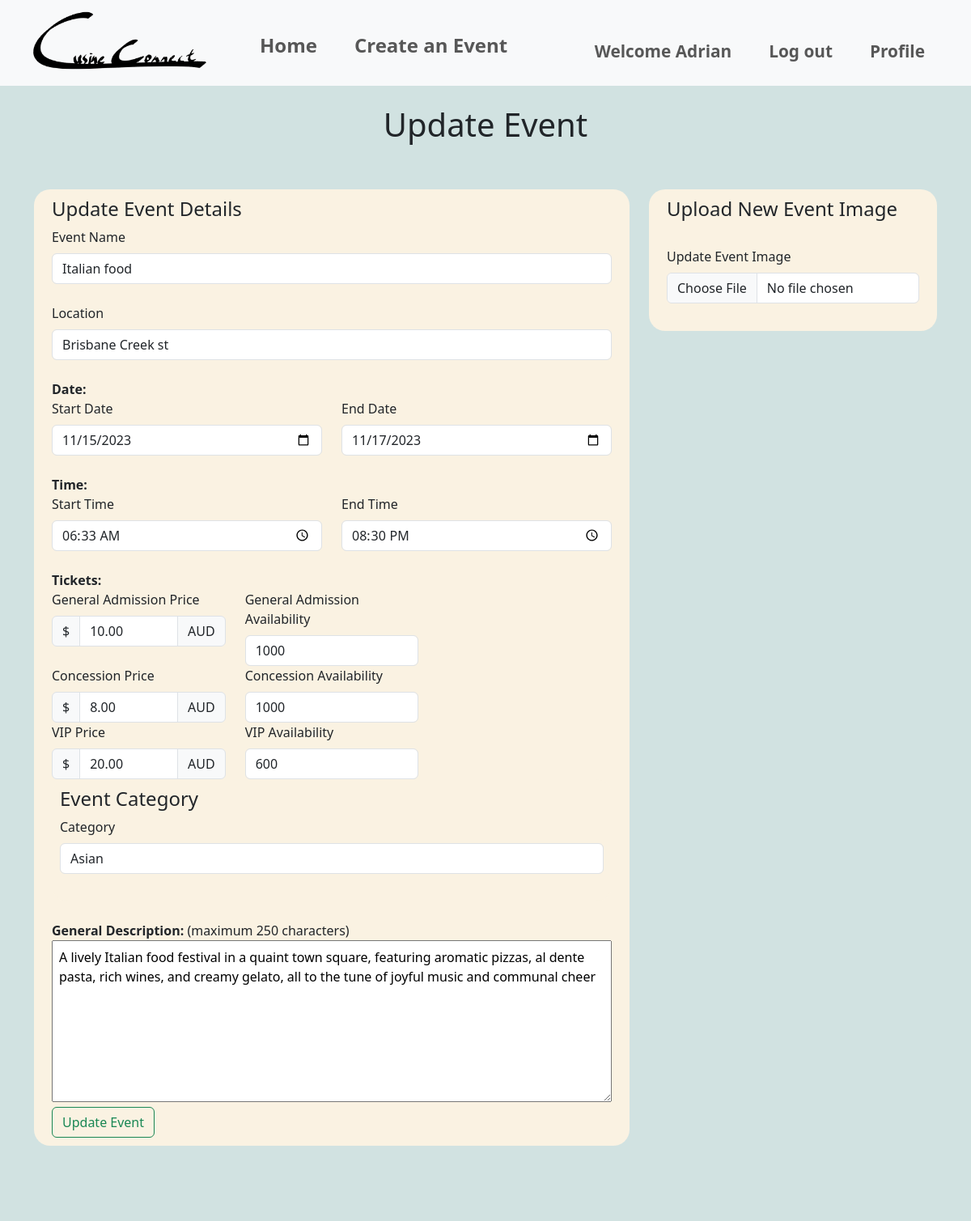
Page /events/update_event/1 (signed in, upper part) on the earlier database version.
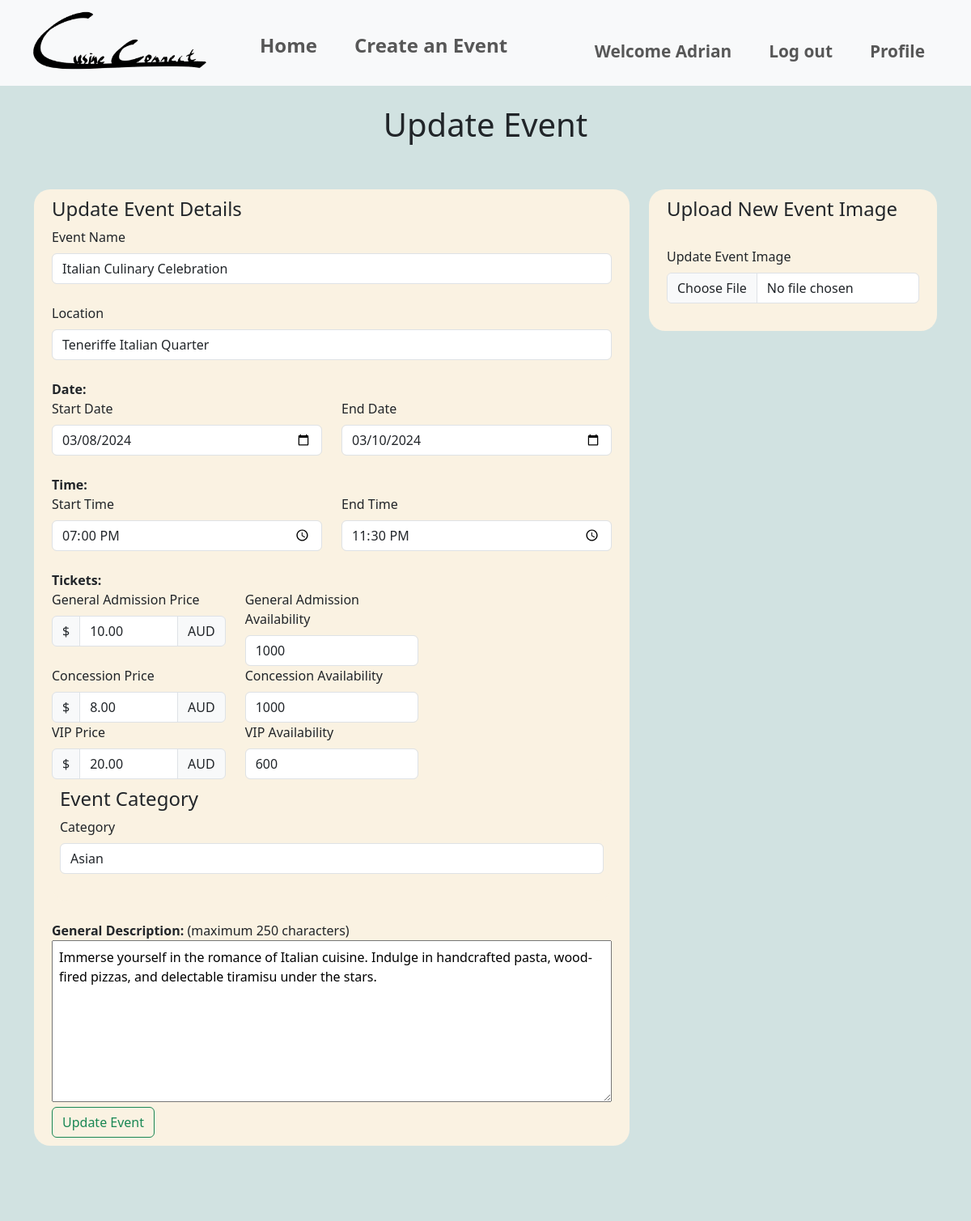
Same page on the later database version.
### website/models.py (models this page shows, shortened)
class User(db.Model, UserMixin):
    __tablename__='users'
    id = db.Column(db.Integer, primary_key=True)
    name = db.Column(db.String(100), index=True, unique=True, nullable=False)
    emailid = db.Column(db.String(100), index=True, nullable=False)
    contactnumber = db.Column(db.Integer)
    address = db.Column(db.String(15), unique=True, index=True, nullable=True)
    password_hash = db.Column(db.String(255), nullable=False)
    comments = db.relationship('Comment', backref='user')

class Event(db.Model):
    __tablename__ = 'events'
    id = db.Column(db.Integer, primary_key=True)
    name = db.Column(db.String(80), nullable=False)
    location = db.Column(db.String(400), nullable=False)
    start_date = db.Column(db.Date, nullable=False)
    end_date = db.Column(db.Date, nullable=False)
    start_time = db.Column(db.Time, nullable=False)
    end_time = db.Column(db.Time, nullable=False)
    ga_price = db.Column(db.Numeric, nullable=False)
    ga_availability = db.Column(db.Integer, nullable=False)
    concession_price = db.Column(db.Numeric, nullable=False)
    concession_availability = db.Column(db.Integer, nullable=False)
    vip_price = db.Column(db.Numeric, nullable=False)
    vip_availability = db.Column(db.Integer, nullable=False)
    description = db.Column(db.Text, nullable=False)
    image = db.Column(db.String(400), nullable=True)
    event_guidelines = db.Column(db.Text, nullable=True)
    terms_conditions = db.Column(db.Text, nullable=True)
    category = db.Column(db.String(80), nullable=True)
    comments = db.relationship('Comment', backref='event')
    user_id = db.Column(db.Integer, db.ForeignKey('users.id'))
    user = db.relationship('User', backref=db.backref('events', lazy=True))
    is_cancelled = db.Column(db.Boolean, default=False)
    event_bookings = db.relationship('Bookings', back_populates='event', lazy=True)

### website/events.py (the view)
@bp.route('/update_event/<int:id>', methods=['GET', 'POST'])
@login_required
def update_event(id):
    event = Event.query.get_or_404(id)
    if event.user_id != current_user.id:
        flash('You do not have permission to edit this event.')
        return redirect(url_for('event.show', id=id))
    form = EventForm(obj=event)  # Pre-populate the form with the event's data
    if form.validate_on_submit():
        event.name = form.name.data
        event.location = form.location.data
        event.start_date = form.start_date.data
        event.end_date = form.end_date.data
        event.start_time = form.start_time.data
        event.end_time = form.end_time.data
        event.ga_price = form.ga_price.data
        event.ga_availability = form.ga_availability.data
        event.concession_price = form.concession_price.data
        event.concession_availability = form.concession_availability.data
        event.vip_price = form.vip_price.data
        event.vip_availability = form.vip_availability.data
        event.description = form.description.data
        if form.image_update.data: # Check if the image file has been updated
            new_image_filename = save_image(form.image_update.data)
            if new_image_filename:
                event.image = new_image_filename
        event.category = form.category.data
        event.event_guidelines = form.event_guidelines.data
        event.terms_conditions = form.terms_conditions.data
        try:
            db.session.commit()
            print("Successful update")
            flash('Event updated successfully.')
            return redirect(url_for('main.index'))
        except Exception as e:
            print("Error updating event:", e)
            db.session.rollback()
            flash('An error occurred. Event update failed.')
    else:
        print(form.errors)
    return render_template('events/updateEvent.html', form=form, event=event)

### website/templates/events/updateEvent.html (shortened to what this page needs)
{% extends 'base.html' %}
{% block header %}
<link rel="stylesheet" href="{{ url_for('static', filename='style/style.css') }}">
{% endblock %}
{% block content %}
<div>
    <div class="heading">
        <h1>Update Event</h1><br><br>
    </div>
    <form method="post" action="{{ url_for('event.update_event', id=event.id) }}" enctype="multipart/form-data" class="container">
        <div class="row">
            <div class="col-sm-8">
                <div class="formLayout">
                    <div class="container">
                        <h4>Update Event Details</h4>
                        {{ form.name.label(class="form-label") }}
                        {{ form.name(class="form-control") }}<br>
                        {{ form.location.label(class="form-label") }}
                        {{ form.location(class="form-control") }}<br>
                        <b>Date:</b><br>
                        <div class="row">
                            <div class="col-sm-6">
                                {{ form.start_date.label(class="form-label") }}
                                {{ form.start_date(class="form-control") }}
                            </div>
                            <div class="col-sm-6">
                                {{ form.end_date.label(class="form-label") }}
                                {{ form.end_date(class="form-control") }}
                            </div>
                        </div><br>
                        <b>Time:</b><br>
                        <div class="row">
                            <div class="col-sm-6">
                                {{ form.start_time.label(class="form-label") }}
                                {{ form.start_time(class="form-control") }}
                            </div>
                            <div class="col-sm-6">
                                {{ form.end_time.label(class="form-label") }}
                                {{ form.end_time(class="form-control") }}
                            </div>
                        </div><br>
                        <b>Tickets:</b><br>
                        <div class="row">
                            <div class="col-sm-4">
                                {{ form.ga_price.label(class="form-label") }}
                                <div class="input-group">
                                    <div class="input-group-text">$</div>
                                    {{ form.ga_price(class="form-control") }}
                                    <div class="input-group-text">AUD</div>
                                </div>
                            </div>
                            <div class="col-sm-4">
                                {{ form.ga_availability.label(class="form-label") }}
                                {{ form.ga_availability(class="form-control") }}
                            </div>
                        </div>
                        <div class="row">
                            <div class="col-sm-4">
                                {{ form.concession_price.label(class="form-label") }}
                                <div class="input-group">
                                    <div class="input-group-text">$</div>
                                    {{ form.concession_price(class="form-control") }}
                                    <div class="input-group-text">AUD</div>
                                </div>
                            </div>
                            <div class="col-sm-4">
                                {{ form.concession_availability.label(class="form-label") }}
                                {{ form.concession_availability(class="form-control") }}
                            </div>
                        </div>
                        <div class="row">
                            <div class="col-sm-4">
                                {{ form.vip_price.label(class="form-label") }}
                                <div class="input-group">
                                    <div class="input-group-text">$</div>
                                    {{ form.vip_price(class="form-control") }}
                                    <div class="input-group-text">AUD</div>
                                </div>
                            </div>
                            <div class="col-sm-4">
                                {{ form.vip_availability.label(class="form-label") }}
                                {{ form.vip_availability(class="form-control") }}
                            </div>
                        </div>
                        <div class="row">
                            <div class="col-sm-12">
                                <div class="formLayout">
                                    <h4>Event Category</h4>
                                    {{ form.category.label(class="form-label") }}
                                    {{ form.category(class="form-control") }}<br>
                                </div>
                            </div>
                        </div><br>
                        <b>General Description:</b> (maximum 250 characters)<br>
                        {{ form.description(class="inputBox", maxlength="250") }}<br>
                        {{ form.update_event(class="btn btn-outline-success", value="Update Event") }}
                    </div>
                </div>
            </div>
            <div class="col-sm-4">
                <div class="formLayout">
                    <div class="container">
                        <h4>Upload New Event Image</h4><br>
                        {{ form.image_update.label(class="form-label") }}
                        {{ form.image_update(class="form-control") }}<br>
                    </div>
                </div>
            </div>
        </div>
    </form>
</div>
<br><br><br><br>
{% endblock %}

### website/templates/base.html (shortened to what this page needs)
<!DOCTYPE html>
<html lang="en">
    <head>
        <link rel="stylesheet" href="{{url_for('static', filename='style/style.css')}}">
        <link href="https://cdn.jsdelivr.net/npm/bootstrap@5.3.1/dist/css/bootstrap.min.css" rel="stylesheet">
    </head>
    <body class="bGColor">
        <nav class="navbar sticky-top navbar-expand-sm bg-light navbar-light justify-content-center">
            <div class="container-fluid">
                    <ul class="navbar-nav">
                        <li><a class="navbar-brand" href = "{{ url_for('main.index') }}"><img src="{{url_for('static', filename='img/logo.png')}}" style="width:240px;height:90px"></a></li>
                        <li class="nav-item" ><a style="font-size: 150%; padding-top: 30px;" class="nav-link" href = "{{ url_for('main.index') }}"><b>Home</b></a></li>
                        <li class="nav-item" ><a style="font-size: 150%; padding-top: 30px;" class="nav-link" href = "{{ url_for('event.create') }}"><b>Create an Event</b></a></li>
                    </ul>
                    <ul class = "navbar-nav navbar-right">
                        {% if current_user.is_authenticated %}
                        <li class="nav-item" ><a style="font-size: 130%; padding-top: 30px;" class="nav-link" href = "#"><b>Welcome {{current_user.name}}</b></a></li>
                        <li class="nav-item" ><a style="font-size: 130%; padding-top: 30px;" class="nav-link" href = "{{ url_for('auth.logout') }}"><b>Log out</b></a></li>
                        {% else %}
                        <li class="nav-item" ><a style="font-size: 130%; padding-top: 30px;" class="nav-link" href = "{{ url_for('auth.login') }}"><b>Log in</b></a></li>
                        <li class="nav-item" ><a style="font-size: 130%; padding-top: 30px;" class="nav-link" href = "{{ url_for('auth.register') }}"><b>Sign up</b></a></li>
                        {% endif %}
                        {% if current_user.is_authenticated %}
                        <li class="nav-item"><a style="font-size: 130%; padding-right: 30px; padding-top: 30px;" class="nav-link" href = "{{ url_for('event.profile') }}"><b>Profile</b></a></li>
                        {% endif %}
                    </ul>
            </div>
        </nav>
        {% block header %}
        {% endblock %}
    {% block content %}
    {% endblock %}
    </body>
</html>

### website/static/style/style.css (style rules this page uses)
.heading { text-align: center; padding-top: 2%; }
.bGColor { background-color: rgba(196, 218, 216, 0.767); }
.navbar-nav > li { padding-left: 15px; padding-right: 15px; }
.formLayout { background-color: rgb(250, 242, 226); padding: 10px; border-radius: 20px; }
.inputBox { height: 200px; width:100%; padding: 8px; }

Differences in the rows shown:
changed Event "Asian": name "Italian food" → "Italian Culinary Celebration"; location "Brisbane Creek st" → "Teneriffe Italian Quarter"; start_date "11/15/2023" → "03/08/2024"; end_date "11/17/2023" → "03/10/2024"; start_time "06:33" → "19:00"; end_time "20:30" → "23:30"; description "A lively Italian food festival in a quaint town square, featuring aromatic pizzas, al dente pasta, rich wines, and creamy gelato, all to the tune of joyful music and communal cheer" → "Immerse yourself in the romance of Italian cuisine. Indulge in handcrafted pasta, wood-fired pizzas, and delectable tiramisu under the stars."
